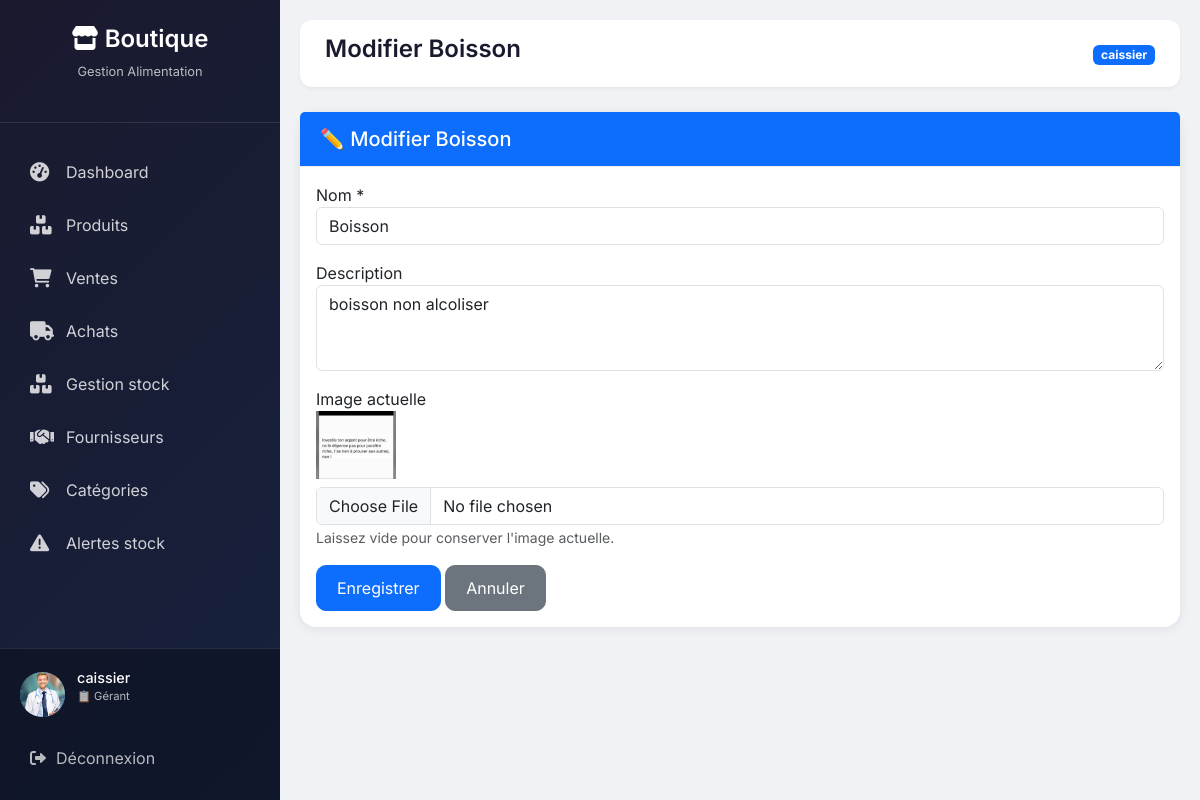
The app's page /categories/modifier/1/ (signed in) with its own data.
### shop/models.py (models this page shows, shortened)
class Profil(models.Model):
    ROLE_CHOICES = (
        ('admin', 'Administrateur'),
        ('manager', 'Gérant'),
        ('comptable', 'Comptable'),
    )
    user = models.OneToOneField(User, on_delete=models.CASCADE)
    role = models.CharField(max_length=20, choices=ROLE_CHOICES,
                            default='manager')
    avatar = models.ImageField(upload_to='avatars/', blank=True, null=True)

class Categorie(models.Model):
    nom = models.CharField(max_length=100)
    slug = models.SlugField(unique=True, blank=True)
    description = models.TextField(blank=True)
    date_creation = models.DateTimeField(auto_now_add=True)
    image = models.ImageField(upload_to='categories/', blank=True, null=True)

### shop/views.py (the view, shortened to what this page needs)
# urls.py: path('categories/modifier/<int:categorie_id>/', views.modifier_categorie, name='modifier_categorie'),
@login_required
def modifier_categorie(request, categorie_id):
    if request.user.profil.role == 'comptable':
        messages.error(request, "Accès non autorisé.")
        return redirect('dashboard_comptable')
    categorie = get_object_or_404(Categorie, id=categorie_id)
    return render(request, 'shop/categories/modifier.html', {'categorie': categorie})

### shop/templates/shop/categories/modifier.html (shortened to what this page needs)
{% extends 'shop/base.html' %}
{% block page_title %}Modifier {{ categorie.nom }}{% endblock %}
{% block content %}
<div class="card">
    <div class="card-header bg-primary text-white">
        <h5 class="mb-0">✏️ Modifier {{ categorie.nom }}</h5>
    </div>
    <div class="card-body">
        <form method="post" enctype="multipart/form-data">
            <div class="mb-3">
                <label>Nom *</label>
                <input type="text" name="nom" class="form-control" value="{{ categorie.nom }}" required>
            </div>
            <div class="mb-3">
                <label>Description</label>
                <textarea name="description" class="form-control" rows="3">{{ categorie.description }}</textarea>
            </div>
            <div class="mb-3">
                <label>Image actuelle</label><br>
                {% if categorie.image %}
                    <img src="{{ categorie.image.url }}" width="80" class="mb-2"><br>
                {% endif %}
                <input type="file" name="image" class="form-control" accept="image/*">
                <small class="text-muted">Laissez vide pour conserver l'image actuelle.</small>
            </div>
            <button type="submit" class="btn btn-primary">Enregistrer</button>
            <a href="{% url 'liste_categories' %}" class="btn btn-secondary">Annuler</a>
        </form>
    </div>
</div>
{% endblock %}

### shop/templates/shop/base.html (shortened to what this page needs)
<!DOCTYPE html>
<html lang="fr">
<head>
    <link href="https://cdn.jsdelivr.net/npm/bootstrap@5.3.0/dist/css/bootstrap.min.css" rel="stylesheet">
    <link rel="stylesheet" href="https://cdnjs.cloudflare.com/ajax/libs/font-awesome/6.0.0-beta3/css/all.min.css">
</head>
<body>
<div class="sidebar" id="sidebar">
    <div class="sidebar-header">
        <h3><i class="fas fa-store"></i> Boutique</h3>
        <p>Gestion Alimentation</p>
    </div>
    <ul class="nav-menu">
        <li class="nav-item">
            <a href="
                {% if user.profil.role == 'admin' %}
                    {% url 'dashboard_admin' %}
                {% elif user.profil.role == 'comptable' %}
                    {% url 'dashboard_comptable' %}
                {% else %}
                    {% url 'dashboard_gerant' %}
                {% endif %}
            " class="nav-link">
                <i class="fas fa-tachometer-alt"></i>
                <span>Dashboard</span>
            </a>
        </li>
        {% if user.profil.role != 'comptable' %}
        <li class="nav-item">
            <a href="{% url 'liste_produits' %}" class="nav-link">
                <i class="fas fa-boxes"></i>
                <span>Produits</span>
            </a>
        </li>
        {% endif %}
        <li class="nav-item">
            <a href="{% url 'liste_ventes' %}" class="nav-link">
                <i class="fas fa-shopping-cart"></i>
                <span>Ventes</span>
            </a>
        </li>
        <li class="nav-item">
            <a href="{% url 'liste_achats' %}" class="nav-link">
                <i class="fas fa-truck"></i>
                <span>Achats</span>
            </a>
        </li>
        {% if user.profil.role != 'comptable' %}
        <li class="nav-item">
            <a href="{% url 'gestion_stock' %}" class="nav-link">
                <i class="fas fa-boxes"></i>
                <span>Gestion stock</span>
            </a>
        </li>
        {% endif %}
        {% if user.profil.role != 'comptable' %}
        <li class="nav-item">
            <a href="{% url 'liste_fournisseurs' %}" class="nav-link">
                <i class="fas fa-handshake"></i>
                <span>Fournisseurs</span>
            </a>
        </li>
        {% endif %}
        {% if user.profil.role != 'comptable' %}
        <li class="nav-item">
            <a href="{% url 'liste_categories' %}" class="nav-link">
                <i class="fas fa-tags"></i>
                <span>Catégories</span>
            </a>
        </li>
        {% endif %}
        {% if user.profil.role != 'comptable' %}
        <li class="nav-item">
            <a href="{% url 'alertes_stock' %}" class="nav-link">
                <i class="fas fa-exclamation-triangle"></i>
                <span>Alertes stock</span>
            </a>
        </li>
        {% endif %}
    </ul>
    <div class="user-section">
        <div class="user-info">
            <div class="user-avatar">
                {% if user.profil.avatar %}
                    <img src="{{ user.profil.avatar.url }}" alt="{{ user.username }}">
                {% else %}
                    {{ user.username|make_list|first|upper }}
                {% endif %}
            </div>
            <div class="user-details">
                <h5>{{ user.username }}</h5>
                <p>
                    {% if user.profil.role == 'admin' %}
                        👑 Administrateur
                    {% elif user.profil.role == 'comptable' %}
                        💰 Comptable
                    {% else %}
                        📋 Gérant
                    {% endif %}
                </p>
            </div>
        </div>
        <a href="{% url 'deconnexion' %}" class="logout-link">
            <i class="fas fa-sign-out-alt"></i> Déconnexion
        </a>
    </div>
</div>
<div class="main-content" id="mainContent">
    <div class="top-bar">
        <h1 class="page-title">{% block page_title %}Dashboard{% endblock %}</h1>
        <div class="top-bar-right">
            <span class="badge bg-primary">{{ user.username }}</span>
        </div>
    </div>
    {% block content %}{% endblock %}
</div>
</body>
</html>

### shop/templates/shop/base.html (style rules this page uses)
* { margin: 0; padding: 0; box-sizing: border-box; }
body { font-family: 'Inter', sans-serif; background: #f0f2f5; }
.sidebar { position: fixed; left: 0; top: 0; width: 280px; height: 100%; background: linear-gradient(135deg, #1a1a2e 0%, #16213e 100%); color: white; transition: transform 0.3s ease; z-index: 1000; overflow-y: auto; display: flex; flex-direction: column; }
.sidebar-header { padding: 25px 20px; text-align: center; border-bottom: 1px solid rgba(255,255,255,0.1); margin-bottom: 20px; flex-shrink: 0; }
.sidebar-header h3 { font-size: 1.5rem; font-weight: 600; }
.sidebar-header p { font-size: 0.8rem; opacity: 0.7; margin-top: 5px; }
.nav-menu { list-style: none; padding: 0; margin: 0; flex: 1; }
.nav-item { margin: 5px 15px; }
.nav-link { display: flex; align-items: center; padding: 12px 15px; color: rgba(255,255,255,0.8); text-decoration: none; border-radius: 10px; transition: all 0.3s; gap: 12px; }
.nav-link i { width: 24px; font-size: 1.2rem; }
.user-section { padding: 20px; border-top: 1px solid rgba(255,255,255,0.1); background: rgba(0,0,0,0.3); flex-shrink: 0; }
.user-info { display: flex; align-items: center; gap: 12px; margin-bottom: 15px; }
.user-avatar { width: 45px; height: 45px; background: #667eea; border-radius: 50%; display: flex; align-items: center; justify-content: center; font-weight: bold; font-size: 1.2rem; overflow: hidden; }
.user-avatar img { width: 100%; height: 100%; object-fit: cover; }
.user-details h5 { font-size: 0.9rem; margin-bottom: 2px; }
.user-details p { font-size: 0.7rem; opacity: 0.7; }
.logout-link { display: flex; align-items: center; gap: 10px; color: rgba(255,255,255,0.7); text-decoration: none; padding: 10px; border-radius: 8px; transition: all 0.3s; }
.main-content { margin-left: 280px; padding: 20px; min-height: 100vh; }
.top-bar { background: white; border-radius: 12px; padding: 15px 25px; margin-bottom: 25px; display: flex; justify-content: space-between; align-items: center; box-shadow: 0 2px 4px rgba(0,0,0,0.05); }
.page-title { font-size: 1.5rem; font-weight: 600; color: #1a1a2e; }
.card { background: white; border-radius: 16px; box-shadow: 0 2px 12px rgba(0,0,0,0.08); border: none; margin-bottom: 25px; }
.card-header { background: white; border-bottom: 1px solid #eee; padding: 15px 20px; font-weight: 600; border-radius: 16px 16px 0 0; }
.btn { border-radius: 10px; padding: 10px 20px; }

### records on screen
Categorie: nom "Boisson", description "boisson non alcoliser", image (picture)

### other values on screen
{{ user.username }} "caissier"
